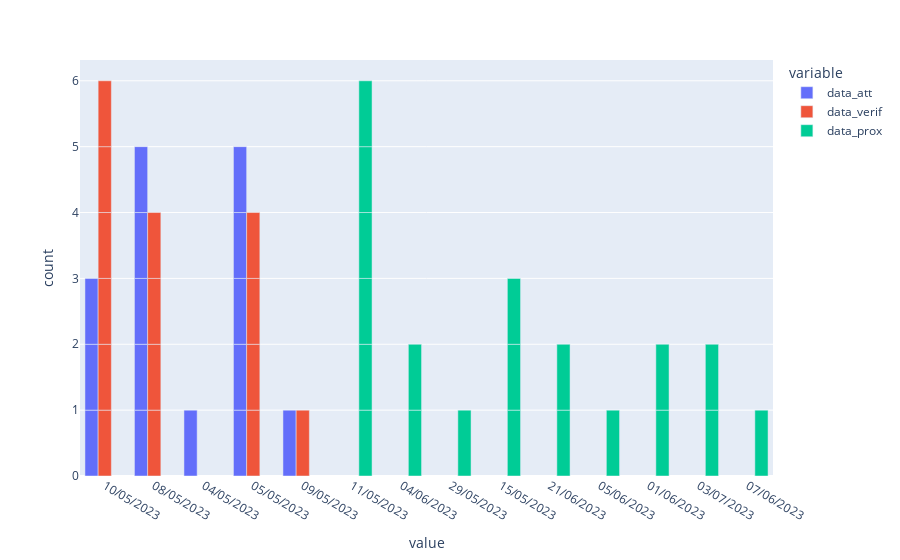

Here is the notebook cell this chart was saved with:
### Code cell
fig

### Figure 1 — Plotly figure (JSON) as saved in the notebook; plotly's stock layout.template omitted (floating-point values rounded to 4 significant figures)
{"data": [{"alignmentgroup": "True", "hovertemplate": "variable=data_att<br>value=%{x}<br>count=%{y}<extra></extra>", "legendgroup": "data_att", "marker": {"color": "#636efa", "pattern": {"shape": ""}}, "name": "data_att", "offsetgroup": "data_att", "orientation": "v", "showlegend": true, "textposition": "auto", "type": "bar", "x": ["10/05/2023", "08/05/2023", "04/05/2023", "10/05/2023", "10/05/2023", "05/05/2023", null, "08/05/2023", "08/05/2023", "08/05/2023", null, "05/05/2023", null, null, null, "09/05/2023", "05/05/2023", "05/05/2023", null, null, "08/05/2023", "05/05/2023"], "xaxis": "x", "y": [1, 1, 1, 1, 1, 1, 1, 1, 1, 1, 1, 1, 1, 1, 1, 1, 1, 1, 1, 1, 1, 1], "yaxis": "y"}, {"alignmentgroup": "True", "hovertemplate": "variable=data_verif<br>value=%{x}<br>count=%{y}<extra></extra>", "legendgroup": "data_verif", "marker": {"color": "#EF553B", "pattern": {"shape": ""}}, "name": "data_verif", "offsetgroup": "data_verif", "orientation": "v", "showlegend": true, "textposition": "auto", "type": "bar", "x": ["10/05/2023", "10/05/2023", "10/05/2023", "10/05/2023", "10/05/2023", "05/05/2023", null, "08/05/2023", "08/05/2023", "08/05/2023", null, "10/05/2023", null, null, null, "09/05/2023", "05/05/2023", "05/05/2023", null, null, "08/05/2023", "05/05/2023"], "xaxis": "x", "y": [1, 1, 1, 1, 1, 1, 1, 1, 1, 1, 1, 1, 1, 1, 1, 1, 1, 1, 1, 1, 1, 1], "yaxis": "y"}, {"alignmentgroup": "True", "hovertemplate": "variable=data_prox<br>value=%{x}<br>count=%{y}<extra></extra>", "legendgroup": "data_prox", "marker": {"color": "#00cc96", "pattern": {"shape": ""}}, "name": "data_prox", "offsetgroup": "data_prox", "orientation": "v", "showlegend": true, "textposition": "auto", "type": "bar", "x": ["11/05/2023", "11/05/2023", "11/05/2023", "11/05/2023", "11/05/2023", "04/06/2023", "29/05/2023", "15/05/2023", "15/05/2023", "15/05/2023", null, "11/05/2023", null, "21/06/2023", "21/06/2023", "05/06/2023", "01/06/2023", "01/06/2023", "03/07/2023", "03/07/2023", "07/06/2023", "04/06/2023"], "xaxis": "x", "y": [1, 1, 1, 1, 1, 1, 1, 1, 1, 1, 1, 1, 1, 1, 1, 1, 1, 1, 1, 1, 1, 1], "yaxis": "y"}], "layout": {"barmode": "group", "legend": {"title": {"text": "variable"}, "tracegroupgap": 0}, "margin": {"t": 60}, "xaxis": {"anchor": "y", "domain": [0, 1], "title": {"text": "value"}}, "yaxis": {"anchor": "x", "domain": [0, 1], "title": {"text": "count"}}}}
